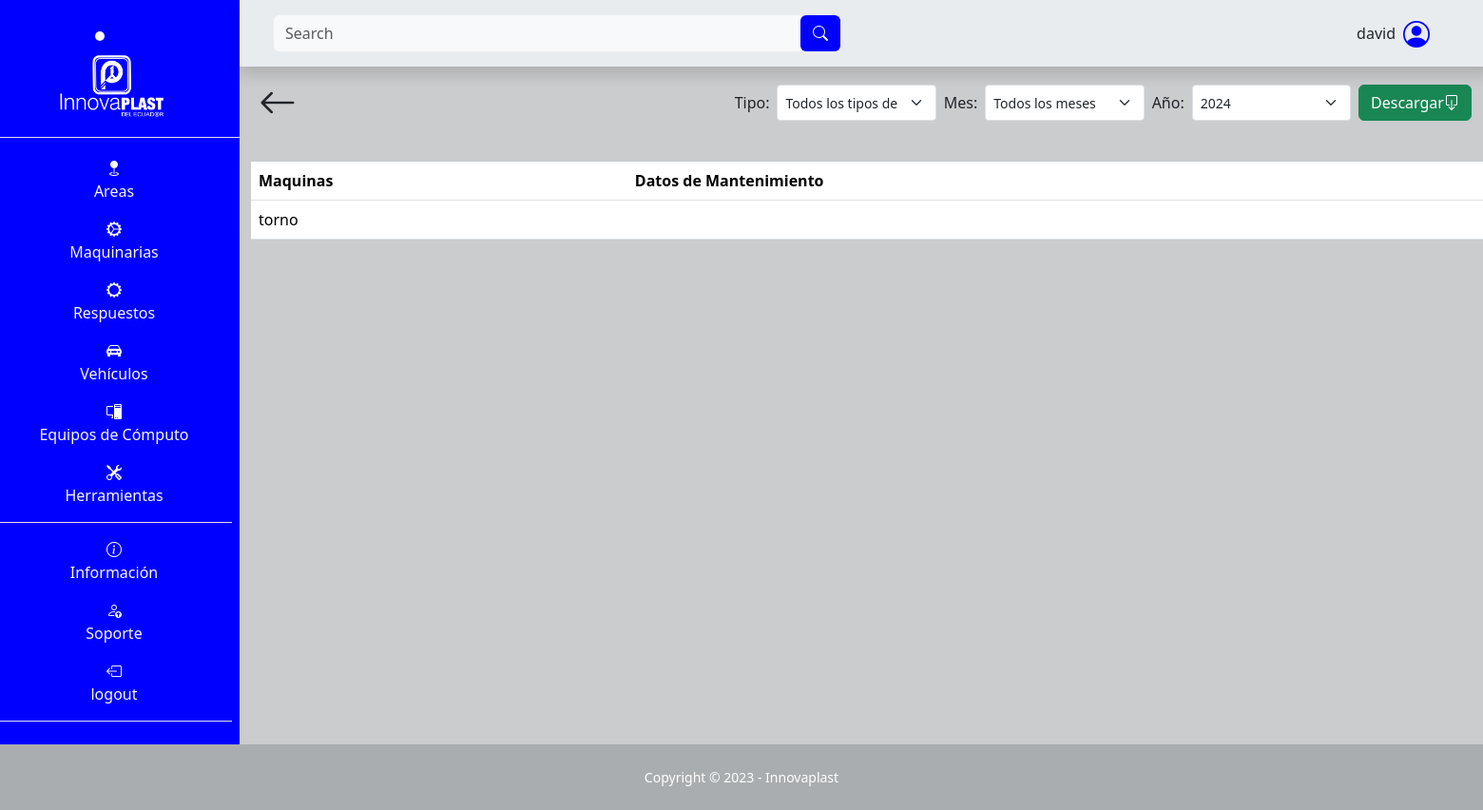
/maquina/tabla/ (signed in), run on an earlier commit of the app's database.
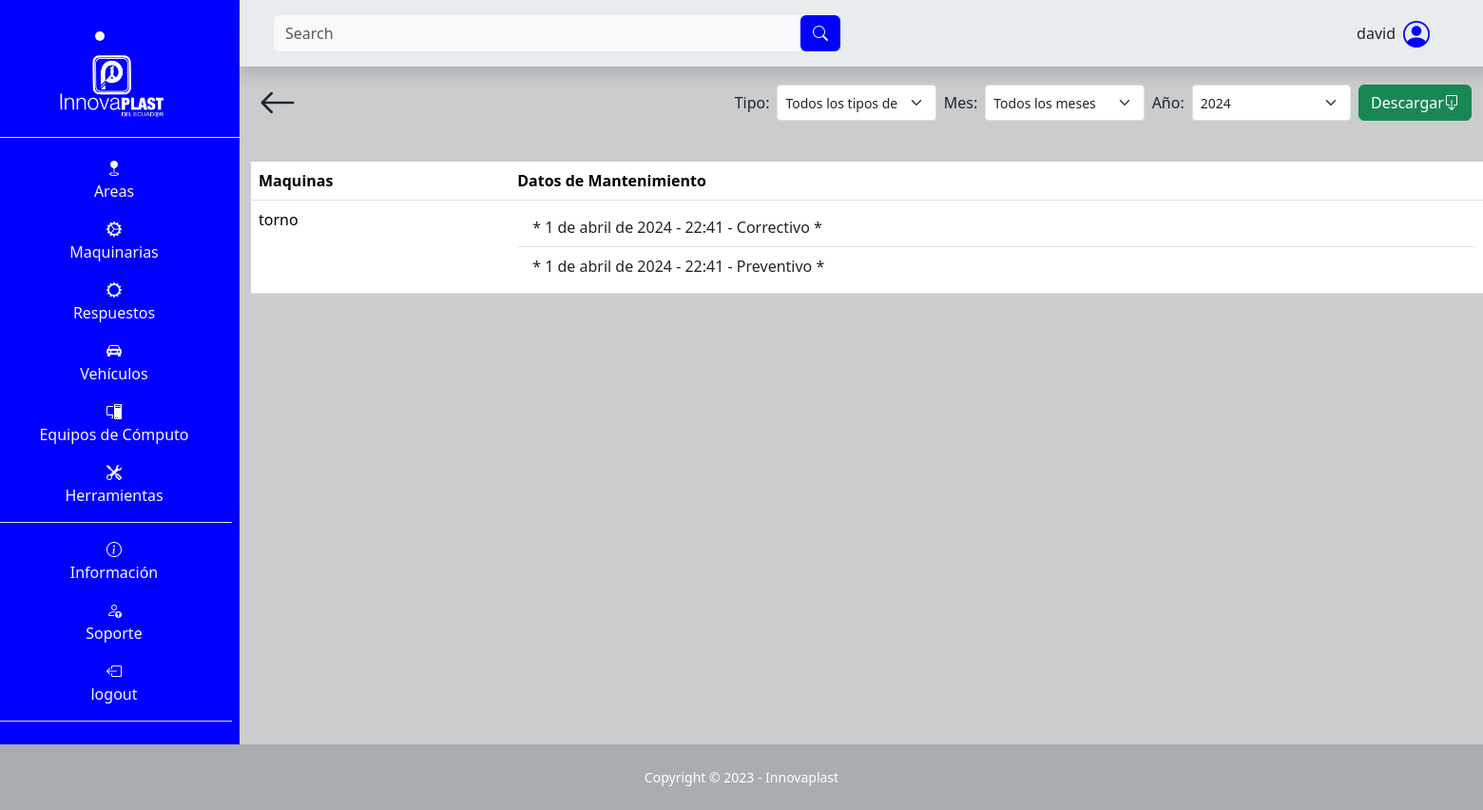
And on a later commit of the database.
### SGE_maquina/models.py (models this page shows, shortened)
class Maquina(models.Model):
    nombre = models.CharField(max_length=100, null=False, blank=False)
    encargado = models.CharField(max_length=100, blank=False, null=False)
    teléfono_encargado = models.CharField(max_length=100, blank=False, null=False)
    descripción = models.TextField(max_length=500, null=False, blank=False)
    ubicación = models.CharField(max_length=100, null=False, blank=False)
    tipo_de_máquina = models.CharField(max_length=100, null=False, blank=False)
    número_de_serie_o_modelo = models.CharField(max_length=100, null=False, blank=False)
    proveedor = models.CharField(max_length=100, null=False, blank=False)
    costo_de_adquisición = models.IntegerField(blank=False, null=False)
    fecha_de_adquisición = models.DateField(default=date.today, blank=False, null=False)
    fecha_de_instalación = models.DateField(default=date.today, blank=False, null=False)
    estado_de_garantía = models.CharField(max_length=100, null=False, blank=False)
    consumo_de_energía = models.CharField(max_length=100, null=False, blank=False)
    horas_máquina_trabajada = models.IntegerField(blank=False, null=False, default=0)
    intervalo_mantenimiento = models.IntegerField(blank=False, null=False)
    fecha_ultimo_mantenimiento = models.DateField(default=date.today, blank=False, null=False)
    image = models.ImageField(upload_to="maquina/image", null=False, blank=False)

class MantenimientoMaquina(models.Model):
    maquina = models.ForeignKey(Maquina, on_delete=models.CASCADE)
    fecha_inicio = models.DateField(default=date.today)
    hora_inicio = models.TimeField(default=datetime.now().time())
    fecha = models.DateField(default=date.today)
    hora = models.TimeField(default=datetime.now().time())
    tipo = models.ForeignKey(TipoMantenimientoMaquina, on_delete=models.CASCADE)
    partes_y_piezas = models.TextField(max_length=500, null=False, blank=False, default="")
    descripción = models.TextField(max_length=500, null=False, blank=False, default="")
    image = models.ImageField(upload_to="maquina/mantenimiento/image", null=False, blank=False, default='')

class TipoMantenimientoMaquina(models.Model):
    tipo = models.CharField(max_length=100, blank=False, null=False)
    def __str__(self):
        return self.tipo

### SGE_maquina/views.py (the view)
# urls.py: path('tabla/', views.tabla_mantenimientos, name="area_tabla_mantenimientos"),
@login_required
def tabla_mantenimientos(request):
    maquinas = Maquina.objects.all()
    tipos_mantenimiento = TipoMantenimientoMaquina.objects.all()
    for maquina in maquinas:
        maquina.mantenimientos = maquina.mantenimientomaquina_set.all().order_by('-fecha', '-hora')
    context = {
        'maquinas': maquinas,
        'tipos_mantenimiento': tipos_mantenimiento,
    }
    return render(request, 'SGE_maquina/tablas.html', context)

### templates/SGE_maquina/tablas.html (shortened to what this page needs)
{% extends "layout/base.html" %}
{% block 'search' %}
<form class="d-flex form-inline mr-auto ml-md-3 my-2 my-md-0 ms-3 me-3 mw-100 navbar-search" role="search" action="" method='GET'>
    <div class="input-group">
        <input class="form-control bg-light border-0 small" id="search-input" name="search" type="search" placeholder="Search" aria-label="Search">
        <div class="input-group-append">
            <button class="btn barra text-light" type="submit">
                <i class="bi bi-search"></i>
            </button>
        </div>
    </div>
</form>
{% endblock 'search' %}
{% block 'content' %}
<div class="container">
    <div class="d-flex p-2 justify-content-between">
        <a class="text-decoration-none text-dark" href="{% url "maquina" %}">
            <i class="bi bi-arrow-left fs-1"></i>
        </a>
        <form class="d-flex mt-auto mb-auto" action="{% url 'generar_documento_mantenimientos_general_maquina' %}" method="get" style="max-height: 50px; min-width: 600px;">
          <label class="mt-auto mb-auto m-1" for="tipo_mantenimiento">Tipo:</label>
            <select class="form-select form-select-sm m-1" name="tipo_mantenimiento" id="tipo_mantenimiento">
                <option value="">Todos los tipos de mantenimiento</option>
            </select>
          <label class="mt-auto mb-auto m-1" for="mes">Mes:</label>
          <select class="form-select form-select-sm m-1" name="mes" id="mes">
            <option value="">Todos los meses</option>
          </select>
          <label class="mt-auto mb-auto m-1" for="anio">Año:</label>
          <select class="form-select form-select-sm m-1" name="anio" id="anio">
              <option value="2024">2024</option>
          </select>
          <button type="submit" value="Submit" class="btn btn-success d-flex m-1">Descargar  <i class="bi bi-box-arrow-down mt-auto mb-auto"></i></button>
        </form>
    </div>
    <table class="table mt-4">
      <tr>
        <th>Maquinas</th>
        <th>Datos de Mantenimiento</th>
      </tr>
      {% for maquina in maquinas %}
      <tr>
        <td>{{ maquina.nombre }}</td>
        <td>
          <ul class="list-group list-group-flush">
            {% for mantenimiento in maquina.mantenimientos %}
            <li class="list-group-item">* {{ mantenimiento.fecha }} - {{ mantenimiento.hora }} - {{ mantenimiento.tipo }} *</li>
            {% endfor %}
          </ul>
        </td>
      </tr>
      {% endfor %}
    </table>
</div>
{% endblock %}

What changed in the data, as far as the page shows it:
added MantenimientoMaquina: fecha "1 de abril de 2024", hora "22:41", tipo "Correctivo"
added MantenimientoMaquina: fecha "1 de abril de 2024", hora "22:41", tipo "Preventivo"
